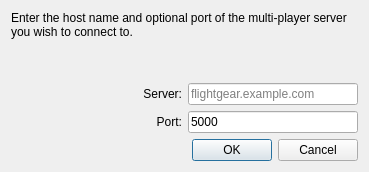
<?xml version="1.0" encoding="UTF-8"?>
<ui version="4.0">
 <class>EditCustomMPServerDialog</class>
 <widget class="QDialog" name="EditCustomMPServerDialog">
  <property name="geometry">
   <rect>
    <x>0</x>
    <y>0</y>
    <width>369</width>
    <height>172</height>
   </rect>
  </property>
  <property name="windowTitle">
   <string>Enter custom server</string>
  </property>
  <property name="windowIcon">
   <iconset resource="resources.qrc">
    <normaloff>:/app-icon-large</normaloff>:/app-icon-large</iconset>
  </property>
  <layout class="QGridLayout" name="gridLayout" columnstretch="1,1">
   <item row="0" column="0" colspan="2">
    <widget class="QLabel" name="label_3">
     <property name="text">
      <string>Enter the host name and optional port of the multi-player server you wish to connect to.</string>
     </property>
     <property name="alignment">
      <set>Qt::AlignLeading|Qt::AlignLeft|Qt::AlignTop</set>
     </property>
     <property name="wordWrap">
      <bool>true</bool>
     </property>
    </widget>
   </item>
   <item row="1" column="0">
    <widget class="QLabel" name="label">
     <property name="text">
      <string>Server:</string>
     </property>
     <property name="alignment">
      <set>Qt::AlignRight|Qt::AlignTrailing|Qt::AlignVCenter</set>
     </property>
    </widget>
   </item>
   <item row="1" column="1">
    <widget class="QLineEdit" name="mpServer">
     <property name="placeholderText">
      <string>flightgear.example.com</string>
     </property>
    </widget>
   </item>
   <item row="2" column="0">
    <widget class="QLabel" name="label_2">
     <property name="text">
      <string>Port:</string>
     </property>
     <property name="alignment">
      <set>Qt::AlignRight|Qt::AlignTrailing|Qt::AlignVCenter</set>
     </property>
    </widget>
   </item>
   <item row="2" column="1">
    <widget class="QLineEdit" name="port">
     <property name="text">
      <string>5000</string>
     </property>
     <property name="placeholderText">
      <string>5000</string>
     </property>
    </widget>
   </item>
   <item row="3" column="0" colspan="2">
    <widget class="QDialogButtonBox" name="buttonBox">
     <property name="orientation">
      <enum>Qt::Horizontal</enum>
     </property>
     <property name="standardButtons">
      <set>QDialogButtonBox::Cancel|QDialogButtonBox::Ok</set>
     </property>
    </widget>
   </item>
  </layout>
 </widget>
 <resources>
  <include location="resources.qrc"/>
 </resources>
 <connections>
  <connection>
   <sender>buttonBox</sender>
   <signal>accepted()</signal>
   <receiver>EditCustomMPServerDialog</receiver>
   <slot>accept()</slot>
   <hints>
    <hint type="sourcelabel">
     <x>248</x>
     <y>254</y>
    </hint>
    <hint type="destinationlabel">
     <x>157</x>
     <y>274</y>
    </hint>
   </hints>
  </connection>
  <connection>
   <sender>buttonBox</sender>
   <signal>rejected()</signal>
   <receiver>EditCustomMPServerDialog</receiver>
   <slot>reject()</slot>
   <hints>
    <hint type="sourcelabel">
     <x>316</x>
     <y>260</y>
    </hint>
    <hint type="destinationlabel">
     <x>286</x>
     <y>274</y>
    </hint>
   </hints>
  </connection>
 </connections>
</ui>
